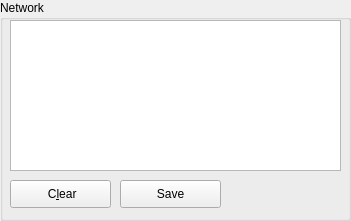
  <widget class="QGroupBox" name="groupBoxNetwork" >
   <property name="geometry" >
    <rect>
     <x>650</x>
     <y>390</y>
     <width>351</width>
     <height>221</height>
    </rect>
   </property>
   <property name="title" >
    <string>Network</string>
   </property>
   <widget class="QTextEdit" name="textEditNetworkLog" >
    <property name="geometry" >
     <rect>
      <x>10</x>
      <y>20</y>
      <width>331</width>
      <height>151</height>
     </rect>
    </property>
    <property name="html" >
     <string>&lt;html>&lt;head>&lt;meta name="qrichtext" content="1" />&lt;style type="text/css">
p, li { white-space: pre-wrap; }
&lt;/style>&lt;/head>&lt;body style=" font-family:'Sans Serif'; font-size:9pt; font-weight:400; font-style:normal;">
&lt;p style="-qt-paragraph-type:empty; margin-top:0px; margin-bottom:0px; margin-left:0px; margin-right:0px; -qt-block-indent:0; text-indent:0px;">&lt;/p>&lt;/body>&lt;/html></string>
    </property>
   </widget>
   <widget class="QPushButton" name="btnSaveNetworkLog" >
    <property name="geometry" >
     <rect>
      <x>120</x>
      <y>180</y>
      <width>101</width>
      <height>28</height>
     </rect>
    </property>
    <property name="text" >
     <string>Save</string>
    </property>
    <property name="icon" >
     <iconset resource="../mrs.qrc" >:/images/images/hdd.png</iconset>
    </property>
   </widget>
   <widget class="QPushButton" name="btnClearNetworkLog" >
    <property name="geometry" >
     <rect>
      <x>10</x>
      <y>180</y>
      <width>101</width>
      <height>28</height>
     </rect>
    </property>
    <property name="text" >
     <string> C&amp;lear</string>
    </property>
    <property name="icon" >
     <iconset resource="../mrs.qrc" >:/images/images/trashcan_empty.png</iconset>
    </property>
    <property name="shortcut" >
     <string>Alt+L</string>
    </property>
   </widget>
  </widget>
